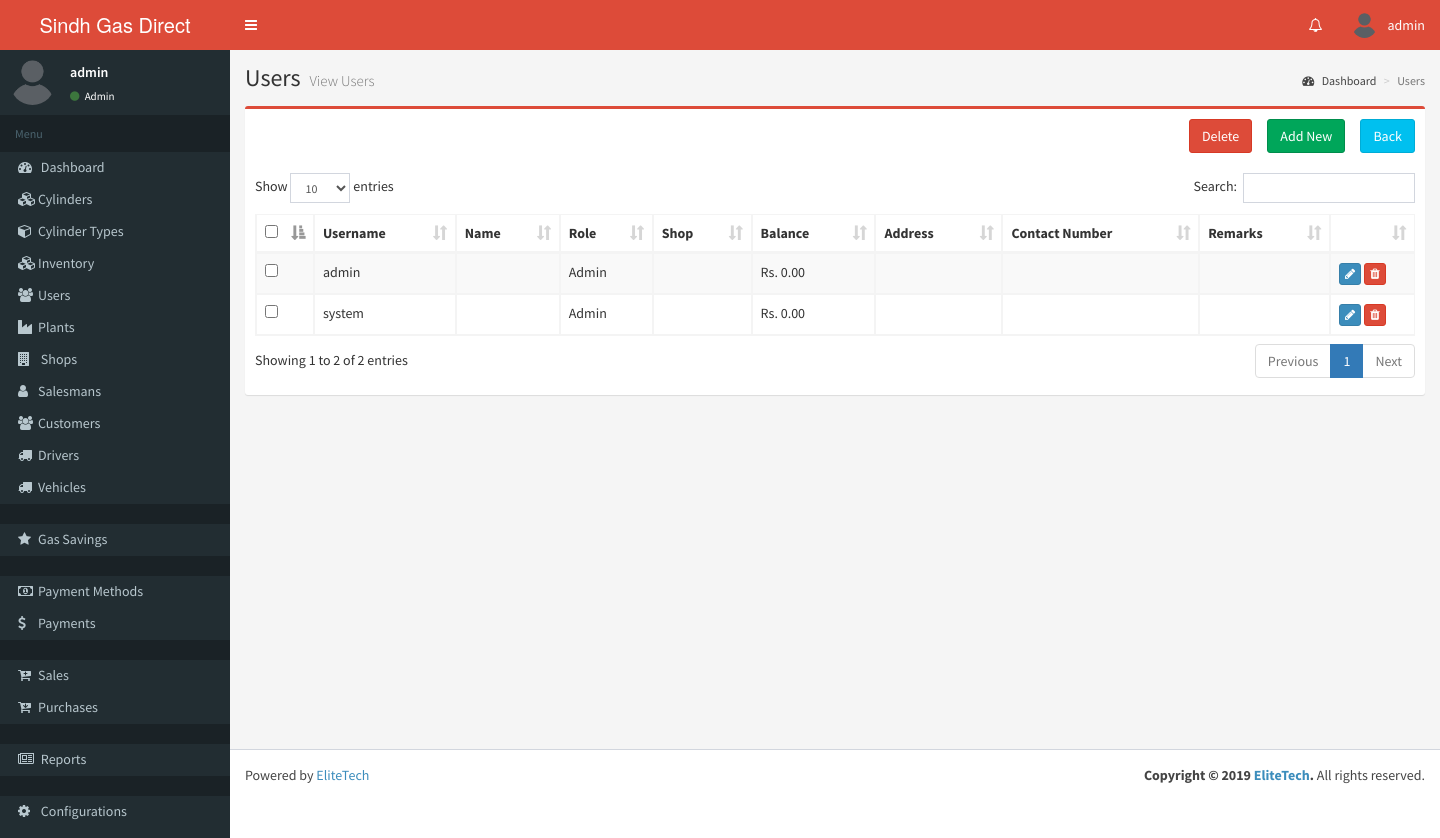
/users.php (signed in), run on the app's committed database.
### tables this page shows
CREATE TABLE `roles` (
  `ID` int(11) NOT NULL AUTO_INCREMENT,
  `Name` text NOT NULL,
  `Description` text NOT NULL,
  `PerformedBy` int(11) NOT NULL,
  `DateAdded` datetime NOT NULL,
  `DateModified` datetime NOT NULL,
  PRIMARY KEY (`ID`)
);

CREATE TABLE `users` (
  `ID` int(11) NOT NULL AUTO_INCREMENT,
  `Username` text NOT NULL,
  `Password` text NOT NULL,
  `RoleID` int(11) NOT NULL,
  `Image` text NOT NULL,
  `Name` text NOT NULL,
  `Number` text NOT NULL,
  `Email` text NOT NULL,
  `Address` text NOT NULL,
  `Commercial` int(11) NOT NULL,
  `Balance` float NOT NULL,
  `Credit` float NOT NULL,
  `ShopID` int(11) NOT NULL,
  `PlantID` int(11) NOT NULL,
  `CreditLimit` float NOT NULL,
  `SendSMS` int(11) NOT NULL,
  `Remarks` text NOT NULL,
  `SecurityDeposite` float NOT NULL,
  `Status` int(11) NOT NULL,
  `PerformedBy` int(11) NOT NULL,
  `LastLogin` datetime NOT NULL,
  `LastActivity` datetime NOT NULL,
  `DateModified` datetime NOT NULL,
  `DateAdded` datetime NOT NULL,
  PRIMARY KEY (`ID`)
);

### common.php (called while the page is built, shortened)
<?php
global $dbh;
if (!function_exists('mysql_connect')) {
    $GLOBALS['dbglobal'] = mysqli_connect(DB_HOST, DB_USERNAME, DB_PASSWORD);
    if (mysqli_connect_errno()) {
        printf("Could not connect to the database because: %s\n", mysqli_connect_error());
        exit();
    } else {
        mysqli_select_db($GLOBALS['dbglobal'], DB_NAME);
    }
} else {
    $dbh = mysql_connect(DB_HOST, DB_USERNAME, DB_PASSWORD) or die ('Could not connect to the database because: ' . mysql_error());
}
function dbinput($string, $allow_html = false)
{
    global $dbh;
    if ($allow_html == false)
        $string = strip_tags($string);
    if (function_exists('mysql_real_escape_string'))
        return mysql_real_escape_string($string, $dbh);
    elseif (function_exists('mysqli_real_escape_string'))
        return mysqli_real_escape_string($GLOBALS['dbglobal'], $string);
    elseif (function_exists('mysql_escape_string'))
        return mysql_escape_string($string);
    elseif (function_exists('mysqli_escape_string'))
        return mysqli_escape_string($GLOBALS['dbglobal'], $string);
    return dbinput($string);
}
function getValue($Table, $Col, $Key, $Val)
{
    $quer = "SELECT " . dbinput($Col) . " FROM " . dbinput($Table) . " WHERE " . dbinput($Key) . "='" . dbinput($Val) . "'";
    $r = mysql_query($quer);
    if (mysql_num_rows($r) > 0) {
        $res = mysql_fetch_array($r);
        $ans = $res[dbinput($Col)];
    } else
        $ans = "";
    return $ans;
}
function getCustomerDues($ID){
    $q = "SELECT SUM(Total-Paid) AS Unpaid from sales WHERE CustomerID = ". (int)$ID;
    $r = mysql_query($q) or die(mysql_error());
    return number_format((int)mysql_result($r, 0, 0), 2);
}

### checkadminlogin.php (called while the page is built, shortened)
<?php
	if(!isset($_SESSION['Admin']) || $_SESSION["Admin"] == false)
		redirect("login.php?return_url=".$_SERVER["REQUEST_URI"]);
	else{
        $self = $_SERVER['PHP_SELF'];
    }

### users.php (the view, shortened to what this page needs)
<?php include("common.php"); ?>
<?php include("checkadminlogin.php");
$sql="SELECT u.ID, u.Username, u.Password, u.Balance, u.Remarks, u.ShopID, r.Name AS Role, u.Address, u.Number, u.Name FROM users u LEFT JOIN roles r ON r.ID = u.RoleID where u.RoleID = ".(int)ROLE_ID_ADMIN." OR u.RoleID=".(int)ROLE_ID_USER." ";
$resource=mysql_query($sql) or die(mysql_error());
?>
<!DOCTYPE html>
<html>
  <head>
    <link rel="stylesheet" href="bootstrap/css/bootstrap.min.css">
    <link rel="stylesheet" href="https://maxcdn.bootstrapcdn.com/font-awesome/4.4.0/css/font-awesome.min.css">
    <link rel="stylesheet" href="https://code.ionicframework.com/ionicons/2.0.1/css/ionicons.min.css">
    <link rel="stylesheet" href="plugins/datatables/dataTables.bootstrap.css">
    <link rel="stylesheet" href="dist/css/AdminLTE.min.css">
    <link rel="stylesheet" href="dist/css/skins/skin-blue.min.css">
  </head>
  <body class="hold-transition skin-blue sidebar-mini">
    <div class="wrapper">
      <?php include("header.php"); ?>
      <?php include("leftsidebar.php"); ?>
      <div class="content-wrapper">
        <section class="content-header">
          <h1>
            Users
            <small>View Users</small>
          </h1>
          <ol class="breadcrumb">
            <li><a href="#"><i class="fa fa-dashboard"></i> Dashboard</a></li>
            <li class="active">Users</li>
          </ol>
        </section>
        <section class="content">
          <div class="row">
            <div class="col-xs-12">
              <div class="box">
                <div class="box-header">
                      <div class="btn-group-right">
                       <button style="float:right;" type="button" class="btn btn-group-vertical btn-info" onClick="location.href='dashboard.php'" >Back</button>
                       <a style="float:right;margin-right:15px;" type="button" class="btn btn-group-vertical btn-success" href="adduser.php" data-original-title="" title="">Add New</a>
						<button style="float:right;margin-right:15px;" type="button" onClick="doDelete()" class="btn btn-group-vertical btn-danger" data-original-title="" title="">Delete</button>
                      </div>
                </div>
                <div class="box-body table-responsive">
				<form id="frmPages" action="<?php echo $self; ?>" class="form-horizontal no-margin" method="post">
                  <table id="example1" class="table table-bordered table-striped">
                    <thead>
                      <tr>
                        <th><input type="checkbox" class="no-margin checkUncheckAll"></th>
                        <th>Username</th>
                        <th>Name</th>
                        <th>Role</th>
                          <?php if($_SESSION["RoleID"] == ROLE_ID_ADMIN){ ?>
                              <th>Shop</th>
                          <?php } ?>
                        <th>Balance</th>
                        <th>Address</th>
                        <th>Contact Number</th>
                        <th>Remarks</th>
                        <th></th>
                      </tr>
                    </thead>
		<tbody>
<?php while($row=mysql_fetch_array($resource))
{
	?>
                      <tr>
                        <td style="width:5%"><input type="checkbox" value="<?php echo $row["ID"]; ?>" name="ids[]" class="no-margin chkIds"></td>
                        <td><?php echo $row["Username"]; ?></td>
                        <td><?php echo $row["Name"]; ?></td>
                        <td><?php echo $row["Role"]; ?></td>
                          <?php if($_SESSION["RoleID"] == ROLE_ID_ADMIN){ ?>
                              <td><?php echo getValue('users', 'Name', 'ID', $row["ShopID"]); ?></td>
                          <?php } ?>
                        <td>Rs. <?php echo $_SESSION["RoleID"] == ROLE_ID_SHOP ? getShopDues($row["ID"]) : getCustomerDues($row["ID"]); ?></td>
                        <td><?php echo $row["Address"]; ?></td>
                        <td><?php echo $row["Number"]; ?></td>
                        <td><?php echo $row["Remarks"]; ?></td>
                        <td>
							<a class="btn btn-primary btn-xs" title="Edit" href="edituser.php?ID=<?php echo $row["ID"]; ?>"><i class="fa fa-pencil"></i></a>
							<a class="btn btn-danger btn-xs" title="Delete" href="javascript:;" onclick="doSingleDelete(<?php echo $row["ID"]; ?>)"><i class="fa fa-trash"></i></a>
						</td>
                      </tr>
<?php }
	?>
                    </tbody>
                  </table>
				  </form>
                </div>
              </div>
            </div>
          </div>
        </section>
      </div>
      <?php include("footer.php"); ?>
    </div>
</body>
</html>

### leftsidebar.php (shortened to what this page needs)
<aside class="main-sidebar">
    <section class="sidebar">
        <div class="user-panel">
            <div class="pull-left image">
                <img src="<?php echo($_SESSION["Image"] == "" ? 'dist/img/user2-160x160.jpg' : DIR_USER_IMAGES . $_SESSION["Image"]) ?>"
                     class="img-circle" alt="User Image">
            </div>
            <div class="pull-left info">
                <p><?php echo $_SESSION["Username"]; ?></p>
                <a href="#"><i class="fa fa-circle text-success"></i> <?php echo getValue('roles', 'Name', 'ID', $_SESSION["RoleID"]); ?></a>
            </div>
        </div>
        <ul class="sidebar-menu">
            <li class="header">Menu</li>
            <li class="<?php echo(($_SERVER['PHP_SELF'] == dirname($_SERVER['PHP_SELF']) . "dashboard.php") ? 'active' : ''); ?>">
                <a href="dashboard.php"><i class="fa fa-dashboard"></i> <span>Dashboard</span></a></li>
            <?php
            if ($_SESSION["RoleID"] == ROLE_ID_ADMIN) {
                ?>
                <li class="<?php echo(($_SERVER['PHP_SELF'] == dirname($_SERVER['PHP_SELF']) . "cylinders.php") ? 'active' : ''); ?><?php echo(($_SERVER['PHP_SELF'] == dirname($_SERVER['PHP_SELF']) . "addcylinder.php") ? 'active' : ''); ?><?php echo(($_SERVER['PHP_SELF'] == dirname($_SERVER['PHP_SELF']) . "editcylinder.php") ? 'active' : ''); ?>"><a href="cylinders.php"><i class="fa fa-cubes"></i>Cylinders</a></li>
                <li class="<?php echo(($_SERVER['PHP_SELF'] == dirname($_SERVER['PHP_SELF']) . "cylindertypes.php") ? 'active' : ''); ?><?php echo(($_SERVER['PHP_SELF'] == dirname($_SERVER['PHP_SELF']) . "addcylindertype.php") ? 'active' : ''); ?><?php echo(($_SERVER['PHP_SELF'] == dirname($_SERVER['PHP_SELF']) . "editcylindertype.php") ? 'active' : ''); ?>"><a href="cylindertypes.php"><i class="fa fa-cube"></i>Cylinder Types</a></li>
                <li class="<?php echo(($_SERVER['PHP_SELF'] == dirname($_SERVER['PHP_SELF']) . "viewinventory.php") ? 'active' : ''); ?>"><a href="viewinventory.php"><i class="fa fa-cubes"></i>Inventory</a></li>
                <li class="<?php echo(($_SERVER['PHP_SELF'] == dirname($_SERVER['PHP_SELF']) . "users.php") ? 'active' : ''); ?><?php echo(($_SERVER['PHP_SELF'] == dirname($_SERVER['PHP_SELF']) . "users.php") ? 'active' : ''); ?><?php echo(($_SERVER['PHP_SELF'] == dirname($_SERVER['PHP_SELF']) . "edituser.php") ? 'active' : ''); ?>"><a href="users.php"><i class="fa fa-users"></i>Users</a></li>
                <li class="<?php echo(($_SERVER['PHP_SELF'] == dirname($_SERVER['PHP_SELF']) . "plants.php") ? 'active' : ''); ?><?php echo(($_SERVER['PHP_SELF'] == dirname($_SERVER['PHP_SELF']) . "addplant.php") ? 'active' : ''); ?><?php echo(($_SERVER['PHP_SELF'] == dirname($_SERVER['PHP_SELF']) . "editplant.php") ? 'active' : ''); ?>"><a href="plants.php"><i class="fa fa-industry"></i>Plants</a></li>
                <li class="<?php echo(($_SERVER['PHP_SELF'] == dirname($_SERVER['PHP_SELF']) . "shops.php") ? 'active' : ''); ?> <?php echo(($_SERVER['PHP_SELF'] == dirname($_SERVER['PHP_SELF']) . "addshop.php") ? 'active' : ''); ?> <?php echo(($_SERVER['PHP_SELF'] == dirname($_SERVER['PHP_SELF']) . "editshop.php") ? 'active' : ''); ?>"><a href="shops.php"><i class="fa fa-building"></i> <span>Shops</span></a></li>
                <li class="<?php echo(($_SERVER['PHP_SELF'] == dirname($_SERVER['PHP_SELF']) . "salesmans.php") ? 'active' : ''); ?><?php echo(($_SERVER['PHP_SELF'] == dirname($_SERVER['PHP_SELF']) . "addsalesman.php") ? 'active' : ''); ?><?php echo(($_SERVER['PHP_SELF'] == dirname($_SERVER['PHP_SELF']) . "editsalesman.php") ? 'active' : ''); ?>"><a href="salesmans.php"><i class="fa fa-user"></i>Salesmans</a></li>
                <li class="<?php echo(($_SERVER['PHP_SELF'] == dirname($_SERVER['PHP_SELF']) . "customers.php") ? 'active' : ''); ?><?php echo(($_SERVER['PHP_SELF'] == dirname($_SERVER['PHP_SELF']) . "addcustomer.php") ? 'active' : ''); ?><?php echo(($_SERVER['PHP_SELF'] == dirname($_SERVER['PHP_SELF']) . "editcustomer.php") ? 'active' : ''); ?>"><a href="customers.php"><i class="fa fa-users"></i>Customers</a></li>
                <li class="<?php echo(($_SERVER['PHP_SELF'] == dirname($_SERVER['PHP_SELF']) . "drivers.php") ? 'active' : ''); ?><?php echo(($_SERVER['PHP_SELF'] == dirname($_SERVER['PHP_SELF']) . "adddriver.php") ? 'active' : ''); ?><?php echo(($_SERVER['PHP_SELF'] == dirname($_SERVER['PHP_SELF']) . "editdriver.php") ? 'active' : ''); ?>"><a href="drivers.php"><i class="fa fa-truck"></i>Drivers</a></li>
                <li class="<?php echo(($_SERVER['PHP_SELF'] == dirname($_SERVER['PHP_SELF']) . "vehicles.php") ? 'active' : ''); ?><?php echo(($_SERVER['PHP_SELF'] == dirname($_SERVER['PHP_SELF']) . "addvehicle.php") ? 'active' : ''); ?><?php echo(($_SERVER['PHP_SELF'] == dirname($_SERVER['PHP_SELF']) . "editvehicle.php") ? 'active' : ''); ?>"><a href="vehicles.php"><i class="fa fa-truck"></i>Vehicles</a></li>
                <li class="header"></li>
                <li class="<?php echo(($_SERVER['PHP_SELF'] == dirname($_SERVER['PHP_SELF']) . "savings.php") ? 'active' : ''); ?>"><a href="savings.php"><i class="fa fa-star"></i>Gas Savings</a></li>
                <li class="header"></li>
                <li class="<?php echo(($_SERVER['PHP_SELF'] == dirname($_SERVER['PHP_SELF']) . "paymentmethods.php") ? 'active' : ''); ?>"><a href="paymentmethods.php"><i class="fa fa-money"></i>Payment Methods</a></li>
                <li class="<?php echo(($_SERVER['PHP_SELF'] == dirname($_SERVER['PHP_SELF']) . "payments.php") ? 'active' : ''); ?><?php echo(($_SERVER['PHP_SELF'] == dirname($_SERVER['PHP_SELF']) . "addpayment.php") ? 'active' : ''); ?>"><a href="payments.php"><i class="fa fa-dollar"></i>Payments</a></li>
                <li class="header"></li>
                <li class="<?php echo(($_SERVER['PHP_SELF'] == dirname($_SERVER['PHP_SELF']) . "sales.php") ? 'active' : ''); ?><?php echo(($_SERVER['PHP_SELF'] == dirname($_SERVER['PHP_SELF']) . "addsale.php") ? 'active' : ''); ?>"><a href="sales.php"><i class="fa fa-cart-plus"></i>Sales</a></li>
                <li class="<?php echo(($_SERVER['PHP_SELF'] == dirname($_SERVER['PHP_SELF']) . "purchases.php") ? 'active' : ''); ?>"><a href="purchases.php"><i class="fa fa-cart-arrow-down"></i>Purchases</a></li>
                <li class="header"></li>
                <li class="<?php echo(($_SERVER['PHP_SELF'] == dirname($_SERVER['PHP_SELF']) . "reports.php") ? 'active' : ''); ?>">
                    <a href="reports.php"><i class="fa fa-newspaper-o"></i> <span>Reports</span></a>
                </li>
                <li class="header"></li>
                <li class="<?php echo(($_SERVER['PHP_SELF'] == dirname($_SERVER['PHP_SELF']) . "config.php") ? 'active' : ''); ?>">
                    <a href="config.php"><i class="fa fa-gear"></i> <span>Configurations</span></a>
                </li>
                <?php
            }
?>
        </ul>
    </section>
</aside>

### data on the page
roles: Name "Admin"
users: Username "admin", RoleID.Name "Admin", ID "0.00"
users: Username "system", RoleID.Name "Admin", ID "0.00"

### other printed values
COMPANY_NAME "Sindh Gas Direct"
$_SESSION["Username"] "admin"
